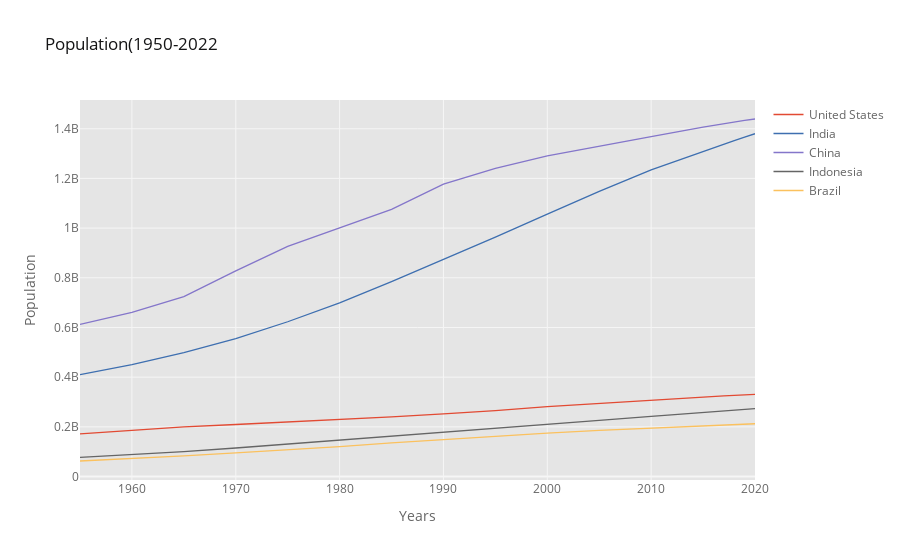

The code cell stored with this chart in its notebook:
### Markdown cell above
# LinePlot

### Code cell
df_pivot.iplot(kind='line',xTitle = 'Years',yTitle = 'Population',title='Population(1950-2022')

### Figure 1 — Plotly figure (JSON) as saved in the notebook; plotly's stock layout.template omitted (floating-point values rounded to 4 significant figures)
{"data": [{"line": {"color": "rgba(226, 74, 51, 1.0)", "dash": "solid", "shape": "linear", "width": 1.3}, "mode": "lines", "name": "United States", "text": "", "type": "scatter", "x": [1955, 1960, 1965, 1970, 1975, 1980, 1985, 1990, 1995, 2000, 2005, 2010, 2015, 2016, 2017, 2018, 2019, 2020], "y": [171685336, 186720571, 199733676, 209513341, 219081251, 229476354, 240499825, 252120309, 265163745, 281710909, 294993511, 309011475, 320878310, 323015995, 325084756, 327096265, 329064917, 331002651]}, {"line": {"color": "rgba(62, 111, 176, 1.0)", "dash": "solid", "shape": "linear", "width": 1.3}, "mode": "lines", "name": "India", "text": "", "type": "scatter", "x": [1955, 1960, 1965, 1970, 1975, 1980, 1985, 1990, 1995, 2000, 2005, 2010, 2015, 2016, 2017, 2018, 2019, 2020], "y": [409880595, 450547679, 499123324, 555189792, 623102897, 698952844, 784360008, 873277798, 963922588, 1056575549, 1147609927, 1234281170, 1310152403, 1324517249, 1338676785, 1352642280, 1366417754, 1380004385]}, {"line": {"color": "rgba(132, 118, 202, 1.0)", "dash": "solid", "shape": "linear", "width": 1.3}, "mode": "lines", "name": "China", "text": "", "type": "scatter", "x": [1955, 1960, 1965, 1970, 1975, 1980, 1985, 1990, 1995, 2000, 2005, 2010, 2015, 2016, 2017, 2018, 2019, 2020], "y": [612241554, 660408056, 724218968, 827601394, 926240885, 1000089235, 1075589361, 1176883674, 1240920535, 1290550765, 1330776380, 1368810615, 1406847870, 1414049351, 1421021791, 1427647786, 1433783686, 1439323776]}, {"line": {"color": "rgba(101, 101, 101, 1.0)", "dash": "solid", "shape": "linear", "width": 1.3}, "mode": "lines", "name": "Indonesia", "text": "", "type": "scatter", "x": [1955, 1960, 1965, 1970, 1975, 1980, 1985, 1990, 1995, 2000, 2005, 2010, 2015, 2016, 2017, 2018, 2019, 2020], "y": [77273425, 87751068, 100267062, 114793178, 130680727, 147447836, 164982451, 181413402, 196934260, 211513823, 226289470, 241834215, 258383256, 261556381, 264650963, 267670543, 270625568, 273523615]}, {"line": {"color": "rgba(251, 193, 94, 1.0)", "dash": "solid", "shape": "linear", "width": 1.3}, "mode": "lines", "name": "Brazil", "text": "", "type": "scatter", "x": [1955, 1960, 1965, 1970, 1975, 1980, 1985, 1990, 1995, 2000, 2005, 2010, 2015, 2016, 2017, 2018, 2019, 2020], "y": [62533919, 72179226, 83373530, 95113265, 107216205, 120694009, 135274080, 149003223, 162019896, 174790340, 186127103, 195713635, 204471769, 206163053, 207833823, 209469323, 211049527, 212559417]}], "layout": {"autosize": true, "legend": {"bgcolor": "#FFFFFF", "font": {"color": "#666666"}}, "paper_bgcolor": "#FFFFFF", "plot_bgcolor": "#E5E5E5", "title": {"font": {"color": "#151516"}, "text": "Population(1950-2022"}, "xaxis": {"autorange": true, "gridcolor": "#F6F6F6", "range": [1955, 2020], "showgrid": true, "tickfont": {"color": "#666666"}, "title": {"font": {"color": "#666666"}, "text": "Years"}, "type": "linear", "zerolinecolor": "#F6F6F6"}, "yaxis": {"autorange": true, "gridcolor": "#F6F6F6", "range": [-13950000.0, 1516000000.0], "showgrid": true, "tickfont": {"color": "#666666"}, "title": {"font": {"color": "#666666"}, "text": "Population"}, "type": "linear", "zerolinecolor": "#F6F6F6"}}}
